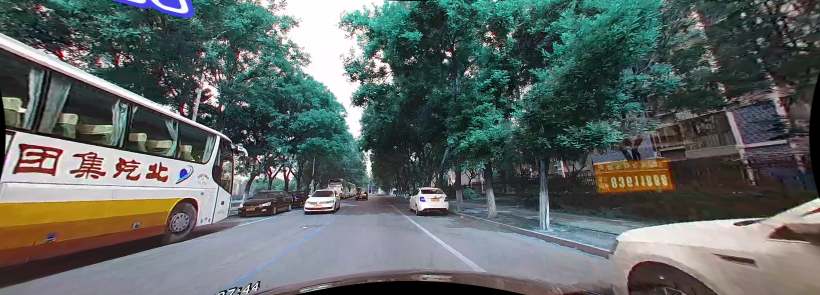
#> input picture lane_generation/DataSlides/Raw.png, 1640 x 590 px (shown at 1/2 size)
$ python -i input.py   (imports and definitions only)
#> lines starting #> are read from the running program, lines starting #| are printed output that depends on the picture; after the words box and inside, x2 and y2 are one past the last pixel; in counts of white or black regions, pixels touching at a corner belong together
import numpy
import os
import cv2
import time
import pandas
import matplotlib.pyplot
from PIL import Image
from tensorflow import keras
import tensorflow
from tensorflow import keras
from tensorflow.keras import layers
# from tensorflow.keras import layers
from tensorflow.keras import models
from sklearn.model_selection import train_test_split
from scipy.stats import linregress

#non_noise
from sklearn.cluster import DBSCAN

width = 1640
height = 590

Xtrain =[]
Ytrain = []
TRAIN_DATA = 'data/lane'

def DocDuLieu(file):
    DuLieu = []
    Label = []
    label = ''
    for file_path in os.listdir(file):
        if (file_path == 'input'):
            file_path = os.path.join(file, file_path)
            list_filename_path = []
            label = file_path
            for filename in os.listdir(file_path):
                if (".jpg" in filename or ".png" in filename):
                    filename_path = os.path.join(file_path, filename)
                    img = numpy.array(Image.open(filename_path))
                    img = cv2.resize(img, (width, height))
                    list_filename_path.append(img)
                    # Label.append(dict[(label)])
            DuLieu.extend(list_filename_path)
    return DuLieu, Label

def image_canny(lane_image):
    image_gray = cv2.cvtColor(lane_image, cv2.COLOR_RGB2GRAY)
    # image_gray_blur = cv2.GaussianBlur(image_gray, (7, 7), 2)
    image_gray_blur = cv2.GaussianBlur(src=image_gray, ksize=(5, 5), sigmaX=0, sigmaY=0)
    # image_gray_blur = cv2.medianBlur(src=image_gray, ksize=3)
    image_gray_blur_canny = cv2.Canny(image_gray_blur, 50, 150)
    return image_gray_blur_canny

def regon_of_interest(image):
    polygons = numpy.array([[(535, 415), (1185, 415), (822, 280), (788, 280)]])
    mask = numpy.zeros_like(image)
    cv2.fillPoly(mask, polygons, 255)
    mask_canny = cv2.bitwise_and(image, mask)
    return mask_canny

def display_lines(image, lines):
    line_image = numpy.zeros_like(image)
    if lines is not None:
        for line in lines:
            x1, y1, x2, y2 = line.reshape(4)
            cv2.line(line_image, (x1, y1), (x2, y2), (255, 255, 255), 2)
    return line_image

def make_coordinates(image, line_parameters, location):
    slope, intercept = line_parameters
    if location == 'right':
        y1 = 415
    else:
        y1 = 465
    y2 = 300
    x1 = int((y1 - intercept) / slope)
    x2 = int((y2 - intercept) / slope)
    return numpy.array([x1, y1, x2, y2])

#Hàm loại bỏ những điểm nhiễu
def non_noise(lines):
    data = []
    for line in lines:
            x1, y1, x2, y2 = line.reshape(4)
            data.append((x1, y1))
            data.append((x2, y2))
    data = numpy.array(data)
    eps = 60.0  # Độ lớn của cửa sổ
    min_samples = 2  # Số điểm tối thiểu trong mỗi cụm
    dbscan = DBSCAN(eps=eps, min_samples=min_samples)
    labels = dbscan.fit_predict(data)

# Lấy các điểm không phải điểm nhiễu
    core_samples_mask = numpy.zeros_like(dbscan.labels_, dtype=bool)
    core_samples_mask[dbscan.core_sample_indices_] = True
    non_noise_points = data[core_samples_mask]
    if (len(non_noise_points) % 2 != 0):
        non_noise_points = non_noise_points[:-1]
        non_noise_points = non_noise_points.reshape((-1, 4))
    non_noise_points = non_noise_points.reshape((-1, 4))
    return non_noise_points

def average_slope_intercept(image, lines):
    lines = non_noise(lines)
    left_fit = []
    right_fit = []
    for line in lines:
        x1, y1, x2, y2 = line.reshape(4)
        parameters = numpy.polyfit((x1, x2), (y1, y2), 1)
        slope = parameters[0]
        intercept = parameters[1]
        if slope < 0:
            left_fit.append((slope, intercept))
        else:
            right_fit.append((slope, intercept))
    left_fit_average = numpy.average(left_fit, axis=0)
    right_fit_average = numpy.average(right_fit, axis=0)
    try:
        left_line = make_coordinates(image, left_fit_average, 'left')
        try:
            right_line = make_coordinates(image, right_fit_average, 'right')
        except Exception:
            return numpy.array([left_line, right_line])
    except Exception as e:
        try:
            right_line = make_coordinates(image, right_fit_average, 'right')
        except Exception as e:
            raise e
    return numpy.array([left_line, right_line])

def crop_output(image):
    image = image[240:400, 450:1250]
    image = cv2.resize(image, (160, 60))
    return image

# [1 line that did not run here, left out]
# print(type(Xtrain[0]))

def lane_detection_image(image):
    lane_image = numpy.copy(image)
    canny = image_canny(lane_image)
    regon = regon_of_interest(canny)
    lines = cv2.HoughLinesP(image=regon, rho=1, theta=numpy.pi/180, threshold=40, lines=numpy.array([]), minLineLength=5, maxLineGap=5)

    try:
        averaged_lines = average_slope_intercept(image, lines)
        lines = averaged_lines
    except Exception as e:
        # print('loi duong trung binh')
        raise e

    line_image = display_lines(lane_image, lines)
    combo_image = cv2.bitwise_and(image, line_image)
    combo_image =cv2.addWeighted(lane_image, 0.8, line_image, 1, 1)
    image_output = crop_output(line_image)
    cv2.imwrite(filename='data/lane/acc/right/ringhtline{}.jpg'.format(count), img=image_output)
    # [14 lines of commented-out code are left out]

    return image_output

count = 0
# [8 lines not run here, left out]

def lane_input(image):
    # count = 0
    image = cv2.resize(image, (width, height))
    try:
        image = lane_detection_image(image)
    except Exception as e:
        raise e
    return image

>>> import cv2
>>> picture = cv2.cvtColor(cv2.imread('lane_generation/DataSlides/Raw.png'), cv2.COLOR_BGR2RGB)
>>> result = lane_input(picture)
#> in image_canny, `image_gray = cv2.cvtColor(lane_image, cv2.COLOR_RGB2GRAY)`:
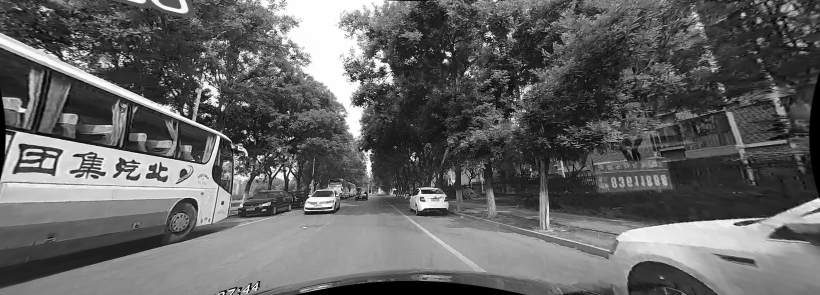
#> image_gray: shape (590, 1640) (shown at 1/2 size); min 0, max 255, mean 99.3
#> in image_canny, `image_gray_blur_canny = cv2.Canny(image_gray_blur, 50, 150)`:
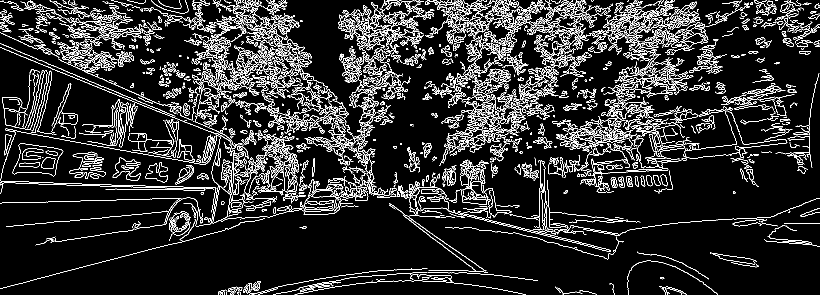
#> image_gray_blur_canny: shape (590, 1640) (shown at 1/2 size); 11.2% white in thin lines or dots
#> in regon_of_interest, `cv2.fillPoly(mask, polygons, 255)`: mask: shape (590, 1640); 4.8% white; 1 white region, box (x1, y1, x2, y2) and area: (535, 280, 1186, 416) 46821
#> in regon_of_interest, `mask_canny = cv2.bitwise_and(image, mask)`:
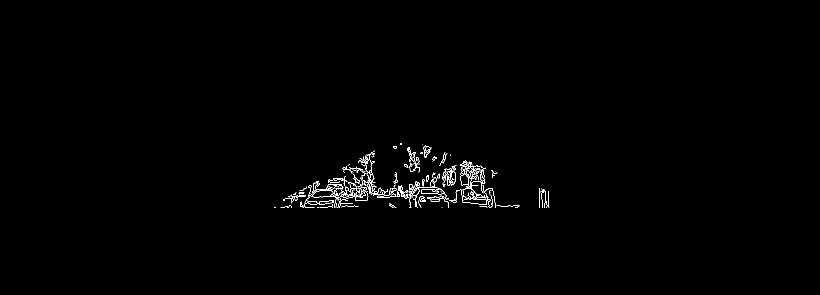
#> mask_canny: shape (590, 1640) (shown at 1/2 size); 0.62% white in thin lines or dots, all inside (x1, y1, x2, y2) = (548, 286, 1099, 416)
#> in lane_detection_image, `lines = cv2.HoughLinesP(image=regon, rho=1, theta=numpy.pi/180, thresh..`: lines = 302 rows, first 6: [677, 393, 686, 393], [792, 378, 804, 378], [682, 400, 694, 397], [653, 376, 681, 378], [661, 391, 711, 388], [639, 381, 672, 382]
#> the loop in non_noise, `for line in lines:` made 302 passes
#> after the loop in non_noise, `for line in lines:`: data = 604 pairs, first value 561 to 1097, second value 300 to 415
#> in non_noise, `labels = dbscan.fit_predict(data)`: labels = 604 values from 0 to 0
#> in non_noise, `non_noise_points = data[core_samples_mask]`: non_noise_points has the same summary as data
#> in non_noise, `non_noise_points = non_noise_points.reshape((-1, 4))`: non_noise_points has the same summary as lines in lane_detection_image
#> the loop in average_slope_intercept, `for line in lines:` made 302 passes
#> (x1, y1, x2, y2, slope, intercept) on passes 1 to 3: (677, 393, 686, 393, 2.41e-15, 393), (792, 378, 804, 378, -4.37e-16, 378), (682, 400, 694, 397, -0.25, 570.5)
#> the loop in display_lines, `for line in lines:` made 2 passes
#> line on passes 1 to 2: [-130, 465, 1559, 300], [1391, 415, -348, 300]
#> after the loop in display_lines, `for line in lines:`:
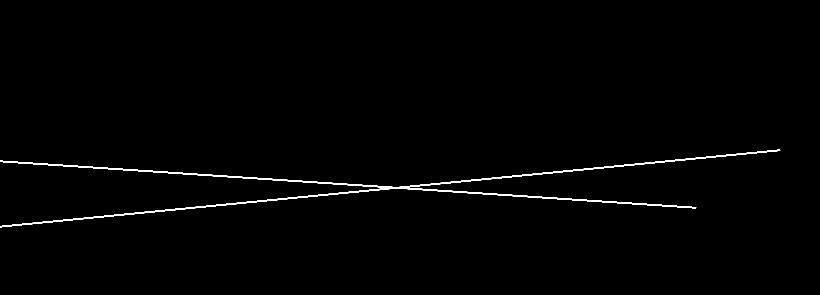
#> line_image: shape (590, 1640, 3) (shown at 1/2 size); 0.91% white; 1 white region, box (x1, y1, x2, y2) and area: (0, 299, 1561, 455) 8823
#> in lane_detection_image, `combo_image =cv2.addWeighted(lane_image, 0.8, line_image, 1, 1)`:
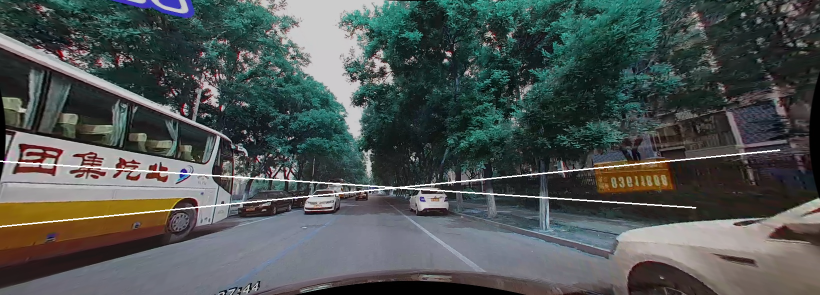
#> combo_image: shape (590, 1640, 3) (shown at 1/2 size); mean R, G, B 77.7, 84.1, 82.4
#> in crop_output, `image = image[240:400, 450:1250]`:
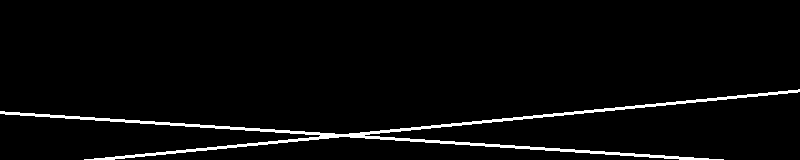
#> image: shape (160, 800, 3); 3.3% white; 1 white region, box (x1, y1, x2, y2) and area: (0, 89, 800, 160) 4196
#> in crop_output, `image = cv2.resize(image, (160, 60))`:
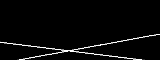
#> image: shape (60, 160, 3); min 0, max 255, mean 8.4
